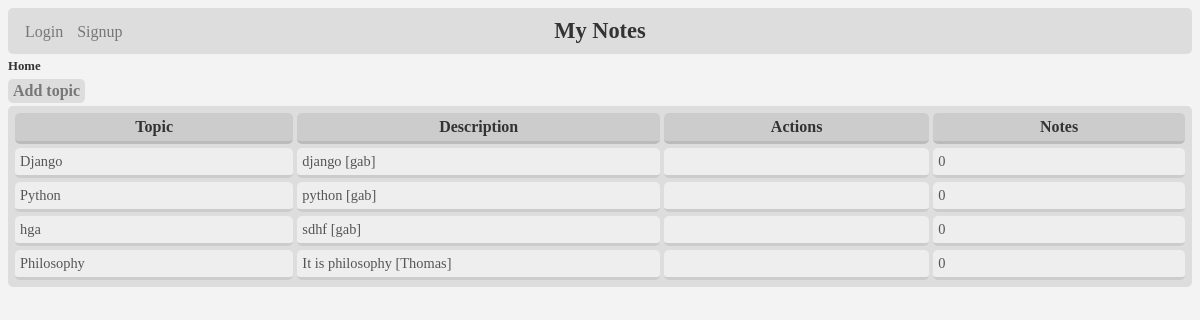
The page / on the database its author committed.
### notes/models.py (models this page shows)
class Topic(models.Model):
    subject = models.CharField(max_length=100)
    description = models.CharField(max_length=500)
    owner = models.ForeignKey(
        User, on_delete=models.CASCADE, related_name='topics')

### notes/views.py (the view)
# urls.py: 2. Add a URL to urlpatterns:  path('', views.home, name='home')
def home(request):
	alltopics = Topic.objects.all()
	return render(request, 'home.html', {'topics_for_home': alltopics})

### notes/templates/home.html (shortened to what this page needs)
{% load static %}<!DOCTYPE html>
<html>
  <head>
    <link rel="stylesheet" href="{% static 'css/home.css' %}">
  </head>
  <body>
    <h1>My Notes</h1>
    <div class="linkqueue">
      Home
    </div>
    <div id="user">
      {% if user.is_authenticated %}
        Logged in user: {{user.username}}
        <a href="{% url 'logout' %}" >Logout</a>
      {% else %}
        <a href="{% url 'login' %}" >Login</a>
        <a href="{% url 'url_signup' %}" >Signup</a>
      {% endif %}
    </div>
    <div id="navbar">
      <a href="{% url 'url_topic_new' %}" >Add topic</a>
    </div>
    <div class="grid">
      <div class="topic_header">Topic</div>
      <div class="topic_header">Description</div>
      <div class="topic_header">Actions</div>
      <div class="topic_header">Notes</div>
      {% for topic in topics_for_home %}
        <div class="item1">{{ topic.subject }}</div>
        <div class="item2">
          {{ topic.description }} [{{ topic.owner.username }}]
        </div>
        <div class="item3">
        </div>
        <div class="item4">0</div>
      {% endfor %}
    </div>
  </body>
</html>

### static/css/home.css (style rules this page uses)
body { background-color: #f3f3f3; color: #333; }
h1 { text-align: center; background-color: #ddd; padding: 10px 5px; margin: 5px 0px; border-radius: 5px; font-size: 140%; }
.linkqueue { font-weight: bold; font-size: 80%; margin: 0 0 5px 0; }
#navbar { font-weight: bold; font-size: 100%; margin: 3px 0 3px 0; }
a { display: inline-block; color: #777; padding: 3px 5px; margin: 0; background-color: #ddd; border-radius: 5px; text-decoration: none; }
.grid { display: grid; grid-template-columns: auto auto auto auto; background-color: #ddd; padding: 5px; border-radius: 5px; }
.grid > div { border-radius: 5px; padding: 5px; margin: 2px; }
.item1, .item2, .item3, .item4 { background-color: #eee; font-size: 90%; border-bottom: 3px solid #ccc; color: #555; overflow: hidden; }
.topic_header { background-color: #ccc; text-align: center; font-weight: bold; border-bottom: 3px solid #bbb; }
#user { position: absolute; top: 20px; left: 20px; }

### rows shown on the page
Topic: subject "Django", description "django", owner.username "gab"
Topic: subject "Python", description "python", owner.username "gab"
Topic: subject "hga", description "sdhf", owner.username "gab"
Topic: subject "Philosophy", description "It is philosophy", owner.username "Thomas"
